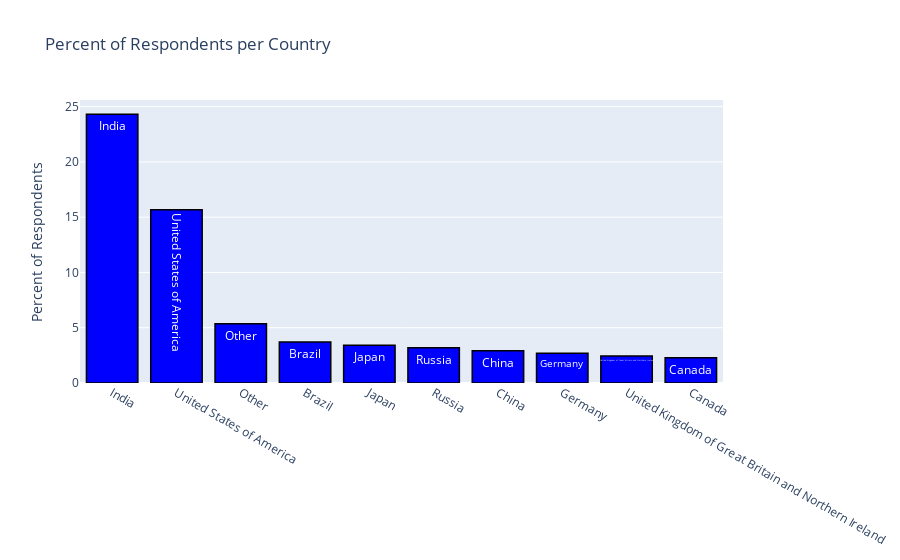

Notebook cell for this chart:
### Code cell
print('Countries with fewer than 50 respondents were grouped into category "other".  This reduced the number of countries from 171 to 59.')
question_number = 'Q3'
title='Percent of Respondents per Country'
plot_multiple_choice(question_number,data,data_with_question_on_top, title,y_axis_title,percent_instead_of_count=True)

### Figure 1 — Plotly figure (JSON) as saved in the notebook; plotly's stock layout.template omitted (floating-point values rounded to 4 significant figures)
{"data": [{"marker": {"color": "blue", "line": {"color": "black", "width": 1.5}}, "name": "Kaggle Survey 2019", "text": ["India", "United States of America", "Other", "Brazil", "Japan", "Russia", "China", "Germany", "United Kingdom of Great Britain and Northern Ireland", "Canada", "Spain", "Nigeria", "France", "Taiwan", "Turkey", "Italy", "Australia", "Poland", "Pakistan", "Mexico", "Ukraine", "South Korea", "Colombia", "Indonesia", "Netherlands", "Singapore", "Bangladesh", "Viet Nam", "Morocco", "Argentina", "Egypt", "South Africa", "Portugal", "Kenya", "Greece", "Israel", "Switzerland", "Iran, Islamic Republic of...", "Sweden", "Chile", "Ireland", "Malaysia", "Peru", "Republic of Korea", "Belgium", "Tunisia", "Belarus", "Thailand", "Philippines", "Hong Kong (S.A.R.)", "Algeria", "Romania", "Czech Republic", "Hungary", "Denmark", "Austria", "New Zealand", "Norway", "Saudi Arabia"], "type": "bar", "x": ["India", "United States of America", "Other", "Brazil", "Japan", "Russia", "China", "Germany", "United Kingdom of Great Britain and Northern Ireland", "Canada", "Spain", "Nigeria", "France", "Taiwan", "Turkey", "Italy", "Australia", "Poland", "Pakistan", "Mexico", "Ukraine", "South Korea", "Colombia", "Indonesia", "Netherlands", "Singapore", "Bangladesh", "Viet Nam", "Morocco", "Argentina", "Egypt", "South Africa", "Portugal", "Kenya", "Greece", "Israel", "Switzerland", "Iran, Islamic Republic of...", "Sweden", "Chile", "Ireland", "Malaysia", "Peru", "Republic of Korea", "Belgium", "Tunisia", "Belarus", "Thailand", "Philippines", "Hong Kong (S.A.R.)", "Algeria", "Romania", "Czech Republic", "Hungary", "Denmark", "Austria", "New Zealand", "Norway", "Saudi Arabia"], "y": [24.32, 15.68, 5.356, 3.699, 3.42, 3.181, 2.917, 2.698, 2.449, 2.287]}], "layout": {"barmode": "group", "showlegend": false, "title": {"text": "Percent of Respondents per Country"}, "yaxis": {"title": {"text": "Percent of Respondents"}}}}
